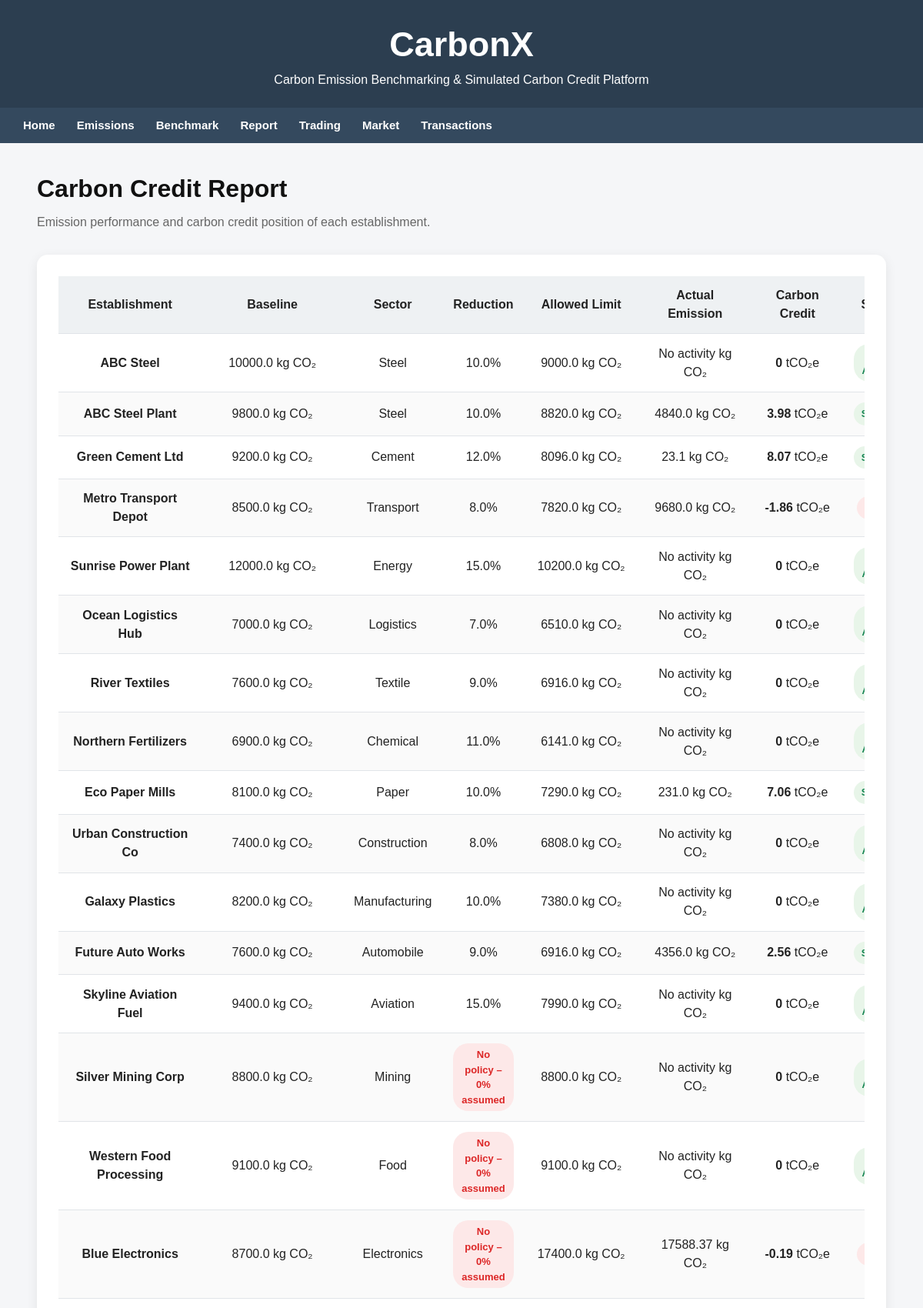
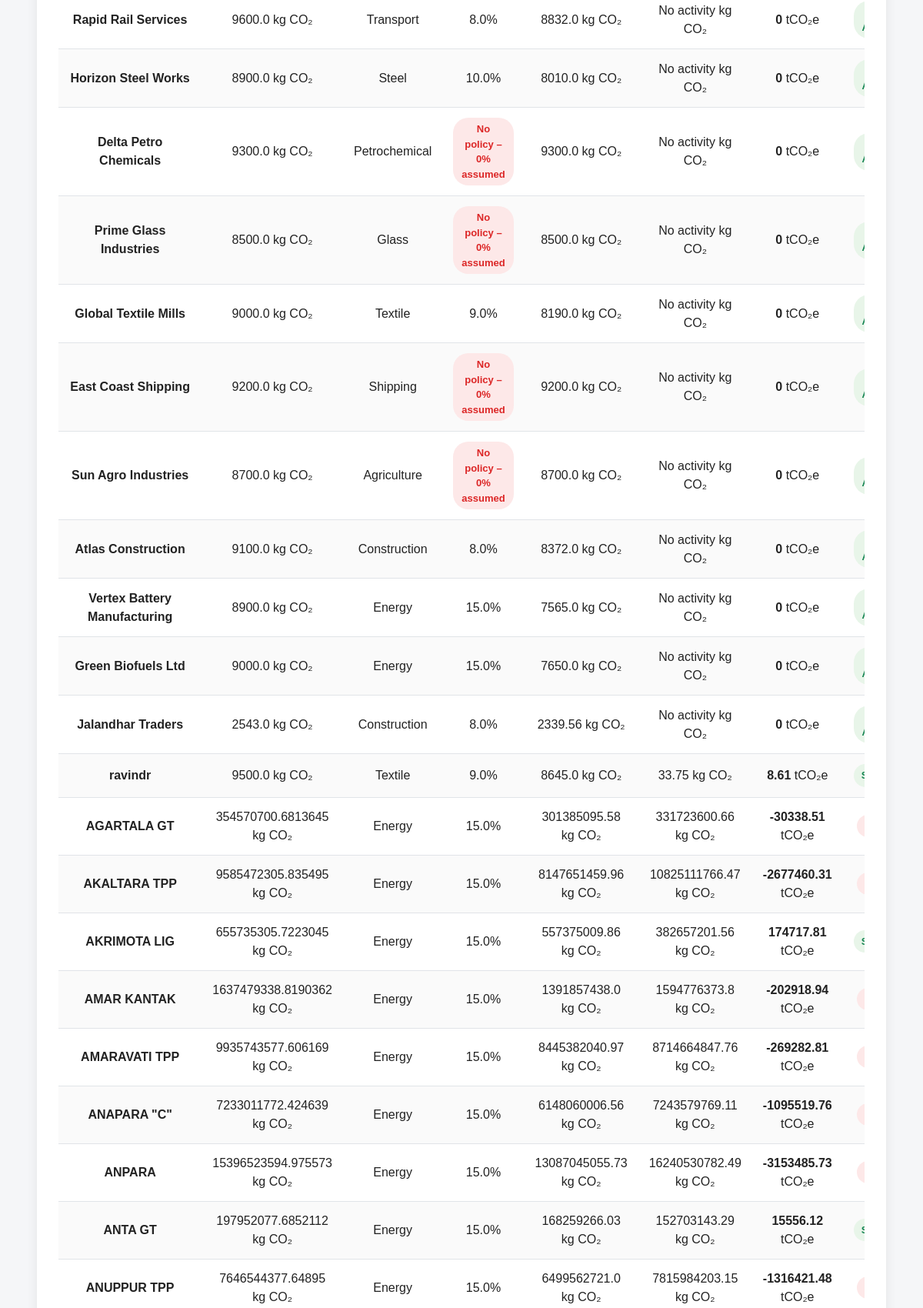
Screenshot of /report (upper part) with the database file from the repository (2 pictures, top to bottom).
### tables this page shows
CREATE TABLE Establishment (    est_id INTEGER PRIMARY KEY AUTOINCREMENT,    est_name TEXT NOT NULL,    est_type TEXT,    location TEXT);

### app.py (the view)
@app.route("/report")
def report():
    with closing(get_db()) as conn:
        rows = conn.execute("""
            SELECT v.*, EXISTS(SELECT 1 FROM Reduction_Policy rp WHERE rp.sector = v.sector)
                        AS has_policy
            FROM Carbon_Report_View v""").fetchall()
    data = []
    for r in rows:
        if r["activity_count"] == 0:
            credit, actual, status = 0, "No activity", "No Activity"
        else:
            credit = r["carbon_credit"] if r["carbon_credit"] is not None else 0
            actual = r["actual_emission"]
            status = "Surplus" if credit > 0 else "Deficit" if credit < 0 else "Neutral"
        data.append({
            "name": r["est_name"], "sector": r["sector"], "reduction": r["reduction_percent"] or 0,
            "baseline": r["baseline_emission_kg"], "allowed": r["allowed_limit"],
            "actual": actual, "credit": round(credit, 2), "status": status,
            "has_policy": bool(r["has_policy"]),
        })
    return render_template("report.html", rows=data)

### db.py (called while the page is built)
def get_db():
    conn = sqlite3.connect(DB_PATH, timeout=15)
    conn.row_factory = sqlite3.Row
    conn.execute("PRAGMA foreign_keys = ON")
    return conn

### templates/report.html (shortened to what this page needs)
{% extends "base.html" %}
{% block content %}
<div class="page-header">
    <h1>Carbon Credit Report</h1>
    <p>Emission performance and carbon credit position of each establishment.</p>
</div>
<div class="data-card">
    {% if rows %}
    <div class="table-container">
        <table>
            <thead>
                <tr>
                    <th>Establishment</th>
                    <th>Baseline</th>
                    <th>Sector</th>
                    <th>Reduction</th>
                    <th>Allowed Limit</th>
                    <th>Actual Emission</th>
                    <th>Carbon Credit</th>
                    <th>Status</th>
                </tr>
            </thead>
            <tbody>
                {% for r in rows %}
                <tr>
                    <td>
                        <strong>{{ r.name }}</strong>
                    </td>
                    <td>
                        {{ r.baseline }} kg CO₂
                    </td>
                    <td>
                        {{ r.sector }}
                    </td>
                    <td>
                        {% if r.has_policy %}{{ r.reduction }}%{% else %}<span class="status-badge deficit">No policy &ndash; 0% assumed</span>{% endif %}
                    </td>
                    <td>
                        {{ r.allowed }} kg CO₂
                    </td>
                    <td>
                        {{ r.actual }} kg CO₂
                    </td>
                    <td>
                        <strong>{{ r.credit }}</strong> tCO₂e
                    </td>
                    <td>
                        <span class="status-badge {{ 'deficit' if r.status == 'Deficit' else 'surplus' }}">
                        </span>
                    </td>
                </tr>
                {% endfor %}
            </tbody>
        </table>
    </div>
    {% endif %}
</div>
{% endblock %}

### static/style.css (style rules this page uses)
* { box-sizing: border-box; }
body { margin: 0; font-family: Arial, sans-serif; background: #f5f6f8; color: #222; line-height: 1.5; }
h1, h2, h3 { color: #111; }
h1, h2 { margin-top: 0; }
p { color: #555; }
table { width: 100%; border-collapse: collapse; background: #fff; }
table th, table td { border-bottom: 1px solid #e1e4e8; padding: 13px 14px; text-align: center; }
table th { background: #eef1f3; font-weight: 700; }
table tr:nth-child(even) { background: #fafafa; }
.table-container { width: 100%; overflow-x: auto; }
.page-header { margin-bottom: 30px; }
.page-header h1 { margin-bottom: 8px; }
.page-header p, .section-subtitle { color: #666; margin-top: 0; }
.trade-card, .data-card { background: #fff; padding: 28px; border-radius: 14px; box-shadow: 0 4px 15px rgba(0, 0, 0, 0.08); }
.data-card { margin-bottom: 30px; }
.status-badge { display: inline-block; padding: 5px 10px; border-radius: 20px; background: #e8f5e9; color: #188038; font-weight: 700; font-size: 13px; }
.status-badge.surplus { background: #e8f5e9; color: #198754; }
.status-badge.deficit { background: #fde8e8; color: #dc2626; }

### rows the page displays
Establishment: name "ABC Steel", baseline "10000.0", sector "Steel", reduction "10.0", allowed "9000.0", actual "No activity", credit "0"
Establishment: name "ABC Steel Plant", baseline "9800.0", sector "Steel", reduction "10.0", allowed "8820.0", actual "4840.0", credit "3.98"
Establishment: name "Green Cement Ltd", baseline "9200.0", sector "Cement", reduction "12.0", allowed "8096.0", actual "23.1", credit "8.07"
Establishment: name "Metro Transport Depot", baseline "8500.0", sector "Transport", reduction "8.0", allowed "7820.0", actual "9680.0", credit "-1.86"
Establishment: name "Sunrise Power Plant", baseline "12000.0", sector "Energy", reduction "15.0", allowed "10200.0", actual "No activity", credit "0"
Establishment: name "Ocean Logistics Hub", baseline "7000.0", sector "Logistics", reduction "7.0", allowed "6510.0", actual "No activity", credit "0"
Establishment: name "River Textiles", baseline "7600.0", sector "Textile", reduction "9.0", allowed "6916.0", actual "No activity", credit "0"
Establishment: name "Northern Fertilizers", baseline "6900.0", sector "Chemical", reduction "11.0", allowed "6141.0", actual "No activity", credit "0"
Establishment: name "Eco Paper Mills", baseline "8100.0", sector "Paper", reduction "10.0", allowed "7290.0", actual "231.0", credit "7.06"
Establishment: name "Urban Construction Co", baseline "7400.0", sector "Construction", reduction "8.0", allowed "6808.0", actual "No activity", credit "0"
Establishment: name "Galaxy Plastics", baseline "8200.0", sector "Manufacturing", reduction "10.0", allowed "7380.0", actual "No activity", credit "0"
Establishment: name "Future Auto Works", baseline "7600.0", sector "Automobile", reduction "9.0", allowed "6916.0", actual "4356.0", credit "2.56"
Establishment: name "Skyline Aviation Fuel", baseline "9400.0", sector "Aviation", reduction "15.0", allowed "7990.0", actual "No activity", credit "0"
Establishment: name "Silver Mining Corp", baseline "8800.0", sector "Mining", shows "No policy – 0% assumed", allowed "8800.0", actual "No activity", credit "0"
Establishment: name "Western Food Processing", baseline "9100.0", sector "Food", shows "No policy – 0% assumed", allowed "9100.0", actual "No activity", credit "0"
Establishment: name "Blue Electronics", baseline "8700.0", sector "Electronics", shows "No policy – 0% assumed", allowed "17400.0", actual "17588.37", credit "-0.19"
Establishment: name "Rapid Rail Services", baseline "9600.0", sector "Transport", reduction "8.0", allowed "8832.0", actual "No activity", credit "0"
Establishment: name "Horizon Steel Works", baseline "8900.0", sector "Steel", reduction "10.0", allowed "8010.0", actual "No activity", credit "0"
Establishment: name "Delta Petro Chemicals", baseline "9300.0", sector "Petrochemical", shows "No policy – 0% assumed", allowed "9300.0", actual "No activity", credit "0"
Establishment: name "Prime Glass Industries", baseline "8500.0", sector "Glass", shows "No policy – 0% assumed", allowed "8500.0", actual "No activity", credit "0"
Establishment: name "Global Textile Mills", baseline "9000.0", sector "Textile", reduction "9.0", allowed "8190.0", actual "No activity", credit "0"
Establishment: name "East Coast Shipping", baseline "9200.0", sector "Shipping", shows "No policy – 0% assumed", allowed "9200.0", actual "No activity", credit "0"
Establishment: name "Sun Agro Industries", baseline "8700.0", sector "Agriculture", shows "No policy – 0% assumed", allowed "8700.0", actual "No activity", credit "0"
Establishment: name "Atlas Construction", baseline "9100.0", sector "Construction", reduction "8.0", allowed "8372.0", actual "No activity", credit "0"
Establishment: name "Vertex Battery Manufacturing", baseline "8900.0", sector "Energy", reduction "15.0", allowed "7565.0", actual "No activity", credit "0"
Establishment: name "Green Biofuels Ltd", baseline "9000.0", sector "Energy", reduction "15.0", allowed "7650.0", actual "No activity", credit "0"
Establishment: name "Jalandhar Traders", baseline "2543.0", sector "Construction", reduction "8.0", allowed "2339.56", actual "No activity", credit "0"
Establishment: name "ravindr", baseline "9500.0", sector "Textile", reduction "9.0", allowed "8645.0", actual "33.75", credit "8.61"
Establishment: name "AGARTALA GT", baseline "354570700.6813645", sector "Energy", reduction "15.0", allowed "301385095.58", actual "331723600.66", credit "-30338.51"
Establishment: name "AKALTARA TPP", baseline "9585472305.835495", sector "Energy", reduction "15.0", allowed "8147651459.96", actual "10825111766.47", credit "-2677460.31"
Establishment: name "AKRIMOTA LIG", baseline "655735305.7223045", sector "Energy", reduction "15.0", allowed "557375009.86", actual "382657201.56", credit "174717.81"
Establishment: name "AMAR KANTAK", baseline "1637479338.8190362", sector "Energy", reduction "15.0", allowed "1391857438.0", actual "1594776373.8", credit "-202918.94"
Establishment: name "AMARAVATI TPP", baseline "9935743577.606169", sector "Energy", reduction "15.0", allowed "8445382040.97", actual "8714664847.76", credit "-269282.81"
Establishment: name "ANAPARA \"C\"", baseline "7233011772.424639", sector "Energy", reduction "15.0", allowed "6148060006.56", actual "7243579769.11", credit "-1095519.76"
Establishment: name "ANPARA", baseline "15396523594.975573", sector "Energy", reduction "15.0", allowed "13087045055.73", actual "16240530782.49", credit "-3153485.73"
Establishment: name "ANTA GT", baseline "197952077.6852112", sector "Energy", reduction "15.0", allowed "168259266.03", actual "152703143.29", credit "15556.12"
Establishment: name "ANUPPUR TPP", baseline "7646544377.64895", sector "Energy", reduction "15.0", allowed "6499562721.0", actual "7815984203.15", credit "-1316421.48"
